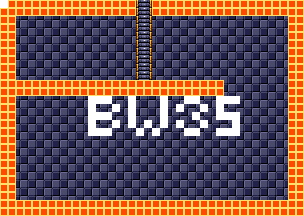

A 2D game scene composited from a Tiled map and its tileset images. What follows is a short description and the map's XML, with each tile layer's data collapsed to a summary:
An orthogonal 38x27 tile map with 8x8 px tiles, 4 tile layers (background, foreground, room numbers, Objects), 15 tilesets.

<map version="1.5" tiledversion="1.7.1" orientation="orthogonal" renderorder="right-down" width="38" height="27" tilewidth="8" tileheight="8" infinite="0" nextlayerid="11" nextobjectid="1">
 <tileset firstgid="1" source="tilesheets/tsKarniMata.tsx" />
 <tileset firstgid="1025" source="tilesheets/tsVoodooWasp.tsx" />
 <tileset firstgid="2049" source="tilesheets/tsBurial.tsx" />
 <tileset firstgid="3073" source="tilesheets/tsBlueTemple.tsx" />
 <tileset firstgid="4097" source="tilesheets/tsGoddess.tsx" />
 <tileset firstgid="5121" source="tilesheets/tsKonark.tsx" />
 <tileset firstgid="6145" name="sEnemies" tilewidth="8" tileheight="8" tilecount="1024" columns="32">
  <image source="../grapx/tilesheets/sObjects.bmp" trans="ff94ff" width="256" height="256" />
 </tileset>
 <tileset firstgid="7169" source="tilesheets/tsIceTemple.tsx" />
 <tileset firstgid="8193" source="tilesheets/tsLavaArea.tsx" />
 <tileset firstgid="9217" source="tilesheets/tsBossArea.tsx" />
 <tileset firstgid="10241" source="tilesheets/tsPegu.tsx" />
 <tileset firstgid="11265" source="tilesheets/sTiwanakuTemple.tsx" />
 <tileset firstgid="12289" source="tilesheets/sIndraTemple.tsx" />
 <tileset firstgid="13313" source="tilesheets/sTeleport.tsx" />
 <tileset firstgid="14337" source="tilesheets/sObjects.tsx" />
 <layer id="2" name="background" width="38" height="27">
  <data>[1026 cells, 1026 non-empty, 2 distinct tile ids]</data>
 </layer>
 <layer id="1" name="foreground" width="38" height="27">
  <data>[1026 cells, 312 non-empty, 3 distinct tile ids]</data>
 </layer>
 <layer id="7" name="room numbers" width="38" height="27">
  <data>[1026 cells, 45 non-empty, 1 distinct tile ids]</data>
 </layer>
 <layer id="10" name="Objects" width="38" height="27">
  <data>[1026 cells, 0 non-empty, 0 distinct tile ids]</data>
 </layer>
</map>
